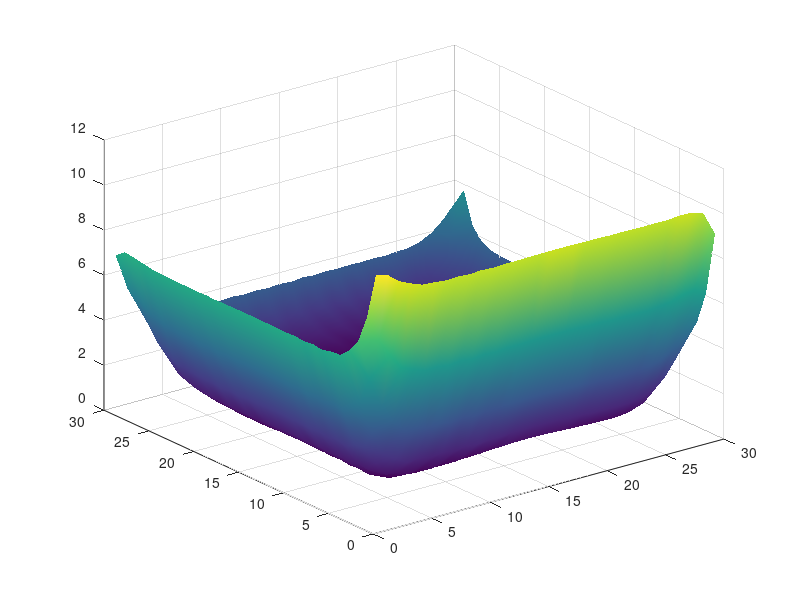

Reproduce this figure in MATLAB.
d= 30;

for i=1:d
   for j= 1:d
       
       A(i,j)=d*(i-1)+j;
   end;
end;

M =zeros(d);

for i=1:d-1
   for j=1:d
       
       m =A(i,j);n = A(i+1,j);
       M(m,n) = 1; M(n,m) = 1;   
       
       B = A';
       m = B(i,j);n = B(i+1,j);
       M(m,n) = 1; M(n,m) = 1;   
   end
end

n=d;

[V,D] = eig(M/4);

p = max(abs(diag(D)));

% Condition aux frontieres
nord  = 15; sud =5; 
ouest = 10 ; est = 5;

B =zeros (n*n,1);

B(1:n) = nord; 
B(n*(n-1):n*n) = sud;

B(1:n:n*n) =B(1:n:n*n) + ouest; 
B(n:n:n*n) =B(n:n:n*n) + est;  

B = B /4;

T = rand(n*n,1);
for i = 1:10
    T = (M/4)*T +B;
end

TXY = reshape(T, [n,n]);
TXY = TXY';
[X,Y] = meshgrid(1:n);
surf(X,Y,TXY);
shading interp;
